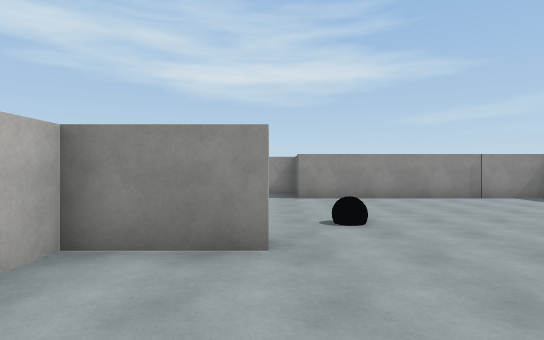
View 1 (above)

16 first-person views from a walk through a Unity game level. The camera is 1.5 m above the floor, looks level and sees 80° across. The floor is counted in squares, 2 m on a side. Each view is taken from the middle of a square. On the plan, view 1 faces up. The plan holds only what a view shows up to about 11 squares ahead; the rest is blank. The place goes on beyond the plan. Surface patterns are stand-ins for the level's own textures.

View 2
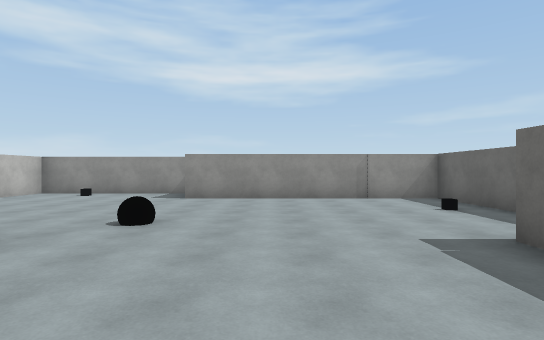

View 3
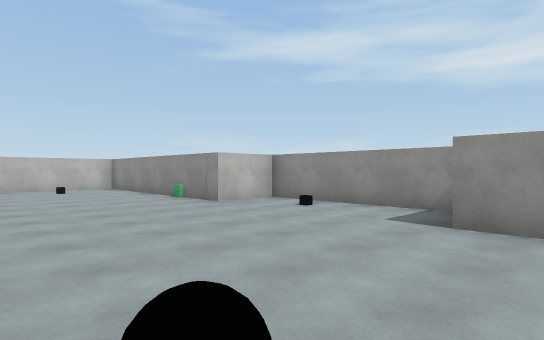

View 4
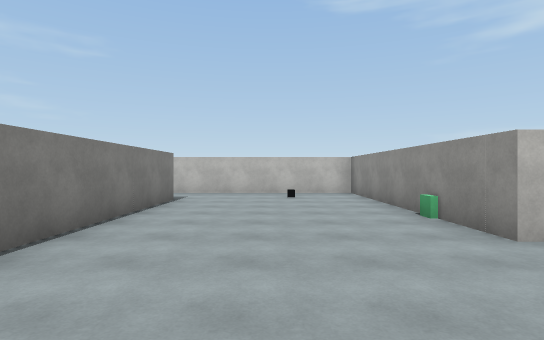

View 5
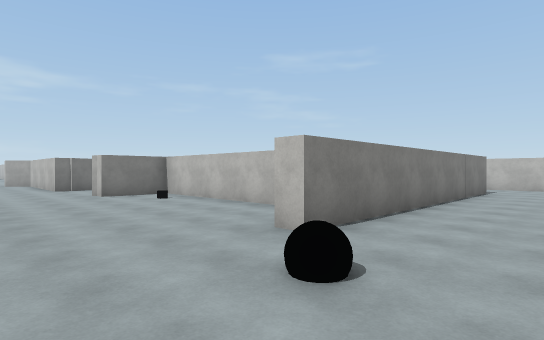

View 6
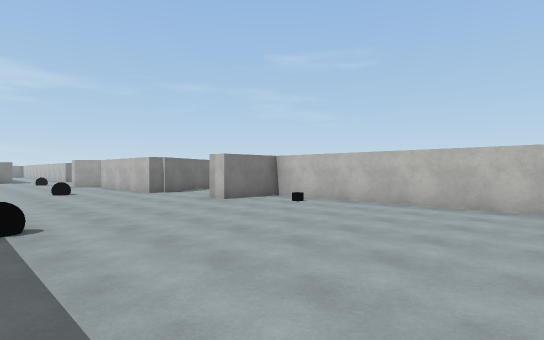

View 7
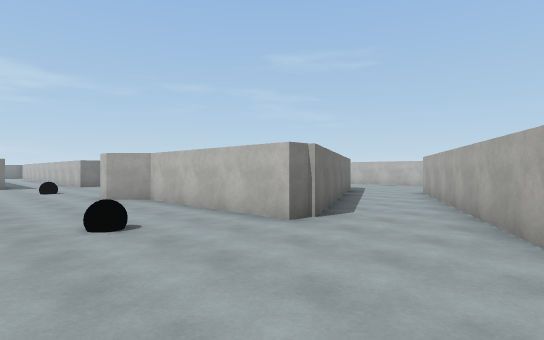

View 8
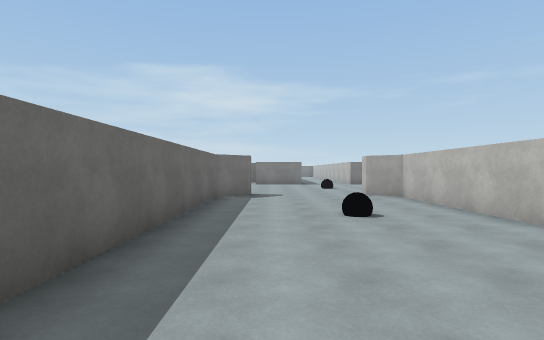

View 9
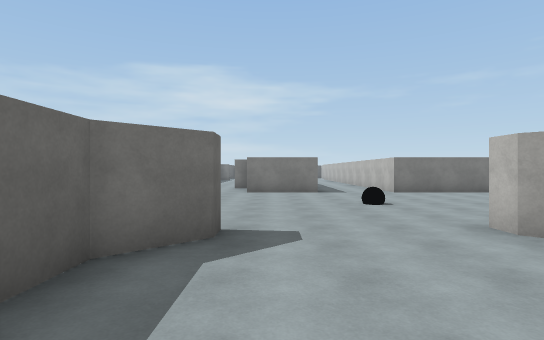

View 10
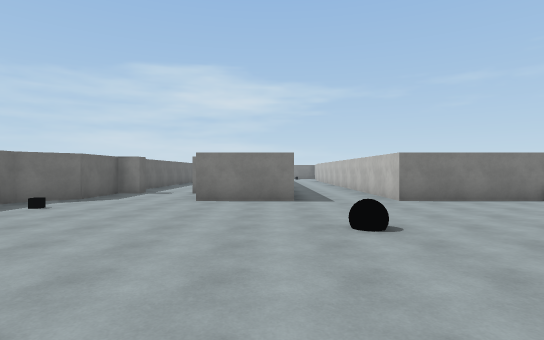

View 11
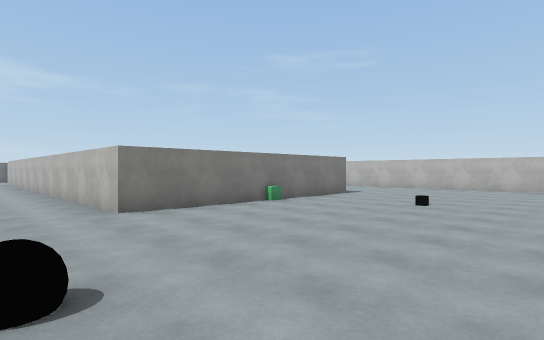

View 12
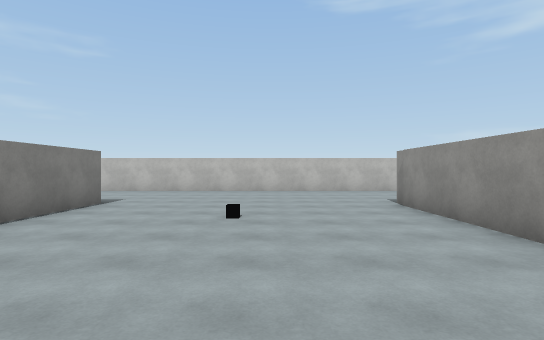

View 13
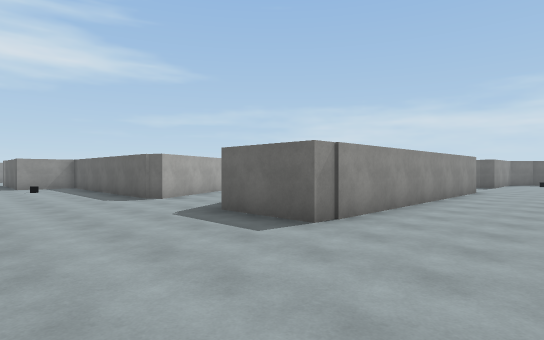

View 14
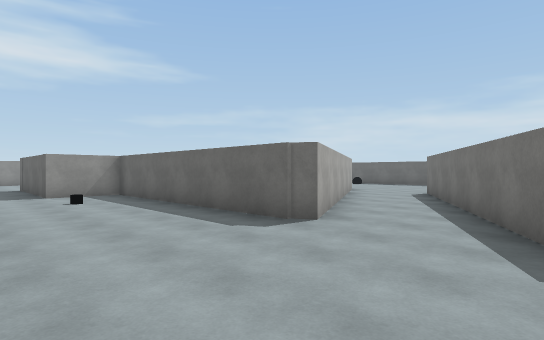

View 15
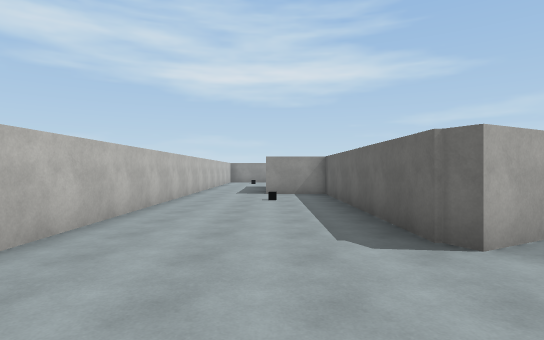

View 16
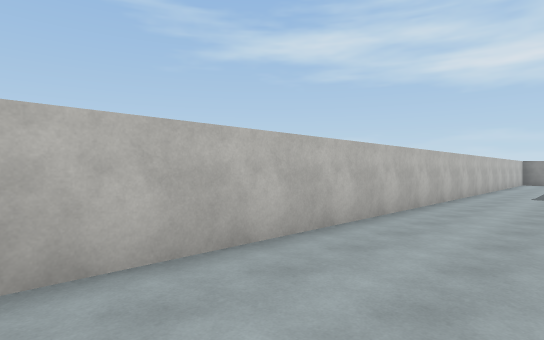

### Floor plan
Points are (right, up) in squares from view 1. A wall is a line through its corners. A room is listed if a view was taken in it or the views show most of it. See-through windows are left out.
Room 1 (views 1, 2, 3, 4, 5, 6, 7, 8, 9, 10, 11, 12, 13, 14, 15, 16)
walls: (-6.9, -10.7) (-0.3, -7.2) (0.4, -7.2) (0.4, -11.9) (1.2, -12.7) (1.2, -13.2) (-7.3, -13.2) (-7.3, -11); (4.6, -13.1) (4.6, -12.6) (5.5, -11.7) (5.5, -4.8); (-11.5, -15.1) (-11.5, -16.1); (5.5, 3) (5.5, 3.5); (-9.2, 3.5) (-0.1, 3.5) (-0.1, 3) (-2, 3) (-2, -3.8) (-0.1, -3.8) (-0.1, -4.4) (-7.1, -8) (-7.3, -7.5) (-7.3, -0.8) (-9.1, -0.8) (-9.1, 2.6); (2.4, -19.9) (4.9, -19.9); (-7.4, -19.9) (-0.1, -19.9) (-0.1, -22.5); (7.4, 5.7) (7.4, 8.6) (0.7, 8.6) (0.7, 10.4) (-4.4, 10.4) (-4.4, 8.6) (-11.5, 8.6) (-11.5, -10.9); (7.9, -21.4) (7.9, -20.4) (8.9, -19.4) (8.9, -19)
objects: other object (-6, 8); other object (-4, -20); other object (1, 5); black ball (2, -16); black ball (3, -8); other object (5, -22); other object (5, -2); block (8, -22)

Positions as (right, up) in squares from view 1, and headings:
1: (0, 0), facing up
2: (3, 0), facing up
3: (2, 4), facing up-left
4: (-1, 6), facing left
5: (3, 6), facing down-left
6: (5, 3), facing down-left
7: (4, -4), facing down-left
8: (4, -3), facing down
9: (4, -9), facing down
10: (3, -12), facing down
11: (2, -14), facing down-left
12: (0, -16), facing left
13: (-11, -16), facing up-right
14: (-11, -11), facing up-right
15: (-9, -11), facing up
16: (-9, -11), facing up-left
